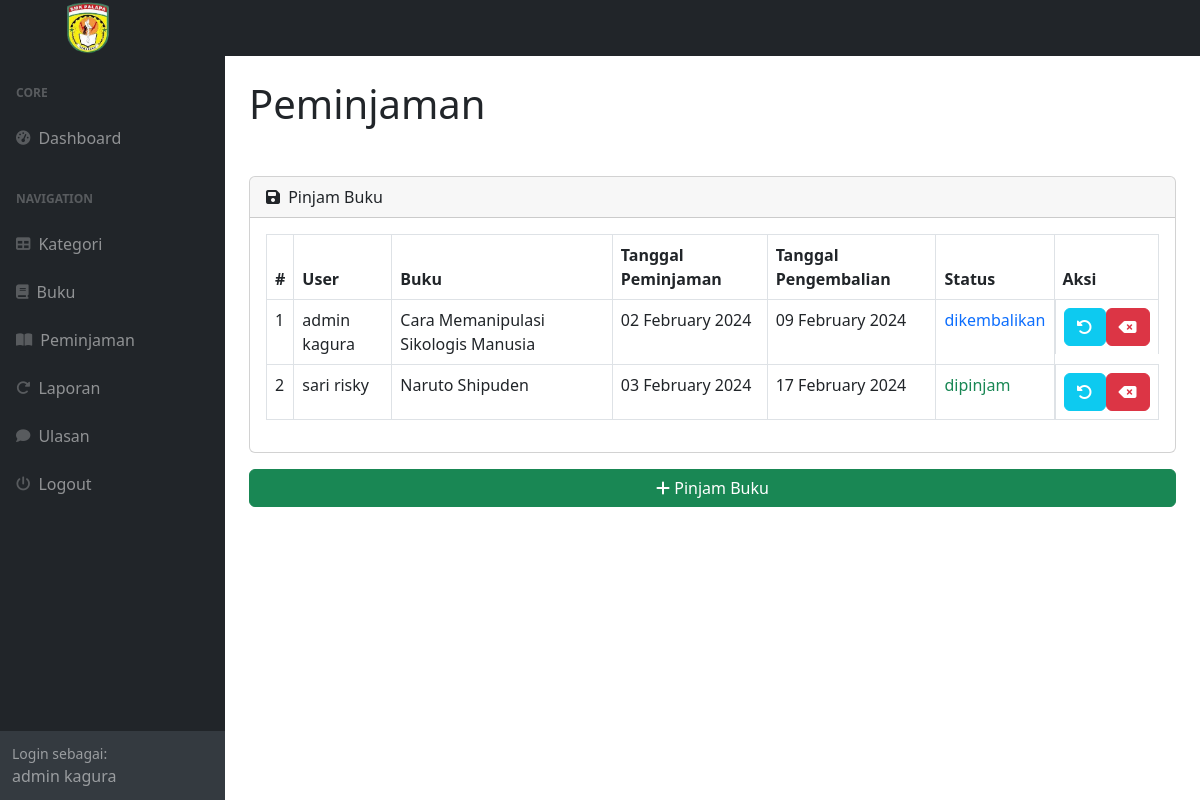
Screenshot of /index.php?page=peminjaman/peminjaman (signed in) with the database file from the repository.
### tables this page shows
CREATE TABLE `peminjaman` (
  `peminjamanID` int NOT NULL,
  `userID` int NOT NULL,
  `bukuID` int NOT NULL,
  `tanggalPeminjaman` date NOT NULL,
  `tanggalPengembalian` date NOT NULL,
  `statusPeminjaman` enum('dipinjam','dikembalikan') NOT NULL
);

CREATE TABLE `users` (
  `userID` int NOT NULL,
  `role` enum('admin','petugas','peminjam') NOT NULL,
  `nama` varchar(255) NOT NULL,
  `username` varchar(255) NOT NULL,
  `password` varchar(255) NOT NULL,
  `alamat` varchar(255) NOT NULL
);

CREATE TABLE `buku` (
  `bukuID` int NOT NULL,
  `kategoriID` int NOT NULL,
  `judul` varchar(255) NOT NULL,
  `penulis` varchar(255) NOT NULL,
  `penerbit` varchar(255) NOT NULL,
  `tahunTerbit` varchar(255) NOT NULL,
  `deskripsi` varchar(255) NOT NULL
);

### peminjaman/peminjaman.php (the view, shortened to what this page needs)
<?php
include_once 'config.php';
$is_admin = false;
if (isset($_SESSION['users']['role']) && $_SESSION['users']['role'] == 'admin') {
    $is_admin = true;
}
?>
<!DOCTYPE html>
<html lang="en">
<head>
</head>
<body>
    <div class="container">
        <div class="d-flex justify-content-between align-items-center">
            <h1 class="my-4">Peminjaman</h1>
        </div>
        <div class="card mt-4">
            <div class="card-header d-flex">
                <div>
                    <i class="fas fa-floppy-disk me-1"></i>
                    Pinjam Buku
                </div>
            </div>
            <div class="card-body">
                <div class="table-responsive">
                    <table class="table table-bordered" id="dataTable" width="100%" cellspacing="0">
                        <thead>
                            <tr>
                                <th width="1%">#</th>
                                <th>User</th>
                                <th>Buku</th>
                                <th>Tanggal Peminjaman</th>
                                <th>Tanggal Pengembalian</th>
                                <th>Status</th>
                                <th width="10%">Aksi</th>
                            </tr>
                        </thead>
                        <tbody>
                            <?php
                            $i = 1;
                            $loggedInUserID = $_SESSION['users']['userID'];
                            $loggedInUserRole = $_SESSION['users']['role'];
                            $query = mysqli_query($koneksi, "SELECT * FROM peminjaman
                                JOIN buku ON peminjaman.bukuID = buku.bukuID
                                JOIN users ON peminjaman.userID = users.userID
                                WHERE " . (($loggedInUserRole == 'admin') ? '1' : "peminjaman.userID = $loggedInUserID"));
                            while ($data = mysqli_fetch_array($query)) {
                                ?>
                                <tr>
                                    <td>
                                        <?php echo $i++; ?>
                                    </td>
                                    <td>
                                        <?php echo $data['nama']; ?>
                                    </td>
                                    <td>
                                        <?php echo $data['judul']; ?>
                                    </td>
                                    <td>
                                        <?php echo date('d F Y', strtotime($data['tanggalPeminjaman'])); ?>
                                    </td>
                                    <td>
                                        <?php echo date('d F Y', strtotime($data['tanggalPengembalian'])); ?>
                                    </td>
                                    <td
                                        class="<?php echo ($data['statusPeminjaman'] == 'dipinjam') ? 'text-success' : (($data['statusPeminjaman'] == 'dikembalikan') ? 'text-primary' : ''); ?>">
                                        <?php echo $data['statusPeminjaman']; ?>
                                    </td>
                                    <td class="d-flex justify-content-between">
                                        <?php
                                        $isUser = ($loggedInUserID == $data['userID']);
                                        if ($is_admin || $isUser) {
                                            ?>
                                            <a href="?page=peminjaman/peminjamanEdit&id=<?php echo $data['peminjamanID']; ?>"
                                                data-toggle="modal" class="btn btn-info text-white" title="Edit Peminjaman">
                                                <i class="fa-solid fa-rotate-left"></i>
                                            </a>
                                            <?php
                                        }
                                        if ($is_admin) {
                                            ?>
                                            <a href="?page=peminjaman/peminjamanHapus&id=<?php echo $data['peminjamanID']; ?>"
                                                data-toggle="modal" class="btn btn-danger text-white" title="Hapus Peminjaman">
                                                <i class="fa-solid fa-delete-left"></i>
                                            </a>
                                            <?php
                                        }
                                        ?>
                                    </td>
                                </tr>
                                <?php
                            }
                            ?>
                        </tbody>
                    </table>
                </div>
            </div>
        </div>
        <div class="d-grid mt-3">
            <a href="?page=peminjaman/peminjamanTambah" class="btn btn-success"><i class="fas fa-plus"></i> Pinjam
                Buku</a>
        </div>
    </div>
</body>
</html>

### rows the page displays
peminjaman: userID.nama "admin kagura", bukuID.judul "Cara Memanipulasi Sikologis Manusia", tanggalPeminjaman "02 February 2024", tanggalPengembalian "09 February 2024", statusPeminjaman "dikembalikan"
peminjaman: userID.nama "sari risky", bukuID.judul "Naruto Shipuden", tanggalPeminjaman "03 February 2024", tanggalPengembalian "17 February 2024", statusPeminjaman "dipinjam"

### other values shown
$_SESSION['users']['nama'] "admin kagura"
